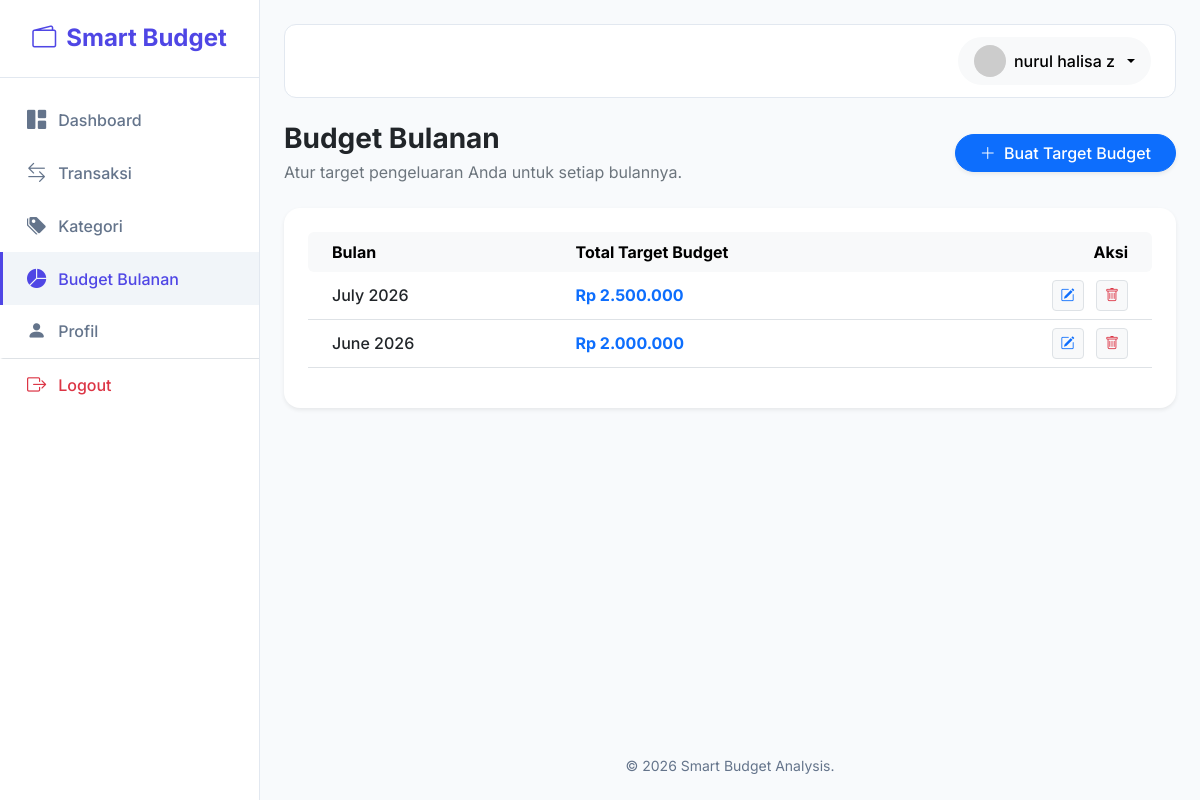
/budgets.php (signed in), run on the app's committed database.
### tables this page shows
CREATE TABLE IF NOT EXISTS `budgets` (
  `id` int NOT NULL AUTO_INCREMENT,
  `user_id` int NOT NULL,
  `month` varchar(7) NOT NULL,
  `amount` decimal(15,2) NOT NULL,
  `created_at` timestamp NOT NULL DEFAULT CURRENT_TIMESTAMP,
  PRIMARY KEY (`id`),
  UNIQUE KEY `user_month_budget` (`user_id`,`month`),
  CONSTRAINT `fk_user_budget` FOREIGN KEY (`user_id`) REFERENCES `users` (`id`) ON DELETE CASCADE
);

### budgets.php (the view, shortened to what this page needs)
<?php
require_once 'includes/header.php';
$user_id = $_SESSION['user_id'];
$page = isset($_GET['page']) && is_numeric($_GET['page']) ? (int)$_GET['page'] : 1;
$limit = 10;
$offset = ($page - 1) * $limit;
try {
    $query = "SELECT * FROM budgets WHERE user_id = :user_id";
    $query .= " ORDER BY month DESC LIMIT :limit OFFSET :offset";
    $stmt = $conn->prepare($query);
    $stmt->bindParam(':user_id', $user_id);
    $stmt->bindValue(':limit', (int)$limit, PDO::PARAM_INT);
    $stmt->bindValue(':offset', (int)$offset, PDO::PARAM_INT);
    $stmt->execute();
    $budgets = $stmt->fetchAll();
} catch (PDOException $e) {
    die("Database error: " . $e->getMessage());
}
?>
<div class="container-fluid px-0">
    <div class="row mb-4 align-items-center">
        <div class="col-12 col-md-6">
            <h3 class="fw-bold text-dark mb-0">Budget Bulanan</h3>
            <p class="text-secondary mb-0 mt-1">Atur target pengeluaran Anda untuk setiap bulannya.</p>
        </div>
        <div class="col-12 col-md-6 text-md-end mt-3 mt-md-0">
            <button class="btn btn-primary px-4 rounded-pill fw-medium shadow-sm" data-bs-toggle="modal" data-bs-target="#addBudgetModal">
                <i class="bi bi-plus-lg me-1"></i> Buat Target Budget
            </button>
        </div>
    </div>
    <div class="card border-0 shadow-sm rounded-4">
        <div class="card-body p-4">
            <div class="table-responsive mb-3">
                <table class="table table-hover align-middle mb-0">
                    <thead class="table-light">
                        <tr>
                            <th class="border-0 rounded-start px-4">Bulan</th>
                            <th class="border-0">Total Target Budget</th>
                            <th class="border-0 text-end rounded-end px-4">Aksi</th>
                        </tr>
                    </thead>
                    <tbody>
                        <?php if (count($budgets) > 0): ?>
                            <?php foreach ($budgets as $budget): ?>
                                <tr>
                                    <td class="px-4 fw-medium text-dark">
                                        <?= date('F Y', strtotime($budget['month'] . '-01')) ?>
                                    </td>
                                    <td class="fw-bold text-primary">
                                        Rp <?= number_format($budget['amount'], 0, ',', '.') ?>
                                    </td>
                                    <td class="text-end px-4">
                                        <button class="btn btn-sm btn-light border text-primary me-2 edit-btn"
                                            data-id="<?= $budget['id'] ?>"
                                            data-month="<?= $budget['month'] ?>"
                                            data-amount="<?= $budget['amount'] ?>"
                                            data-bs-toggle="modal" data-bs-target="#editBudgetModal">
                                            <i class="bi bi-pencil-square"></i>
                                        </button>
                                        <button class="btn btn-sm btn-light border text-danger delete-btn"
                                            data-id="<?= $budget['id'] ?>"
                                            data-month="<?= date('F Y', strtotime($budget['month'] . '-01')) ?>"
                                            data-bs-toggle="modal" data-bs-target="#deleteBudgetModal">
                                            <i class="bi bi-trash"></i>
                                        </button>
                                    </td>
                                </tr>
                            <?php endforeach; ?>
                        <?php endif; ?>
                    </tbody>
                </table>
            </div>
        </div>
    </div>
</div>
<?php require_once 'includes/footer.php'; ?>

### assets/css/style.css (style rules this page uses)
:root { --primary-color: #4f46e5; --primary-hover: #4338ca; --secondary-color: #6b7280; --bg-color: #f8fafc; --card-bg: #ffffff; --text-primary: #0f172a; --text-secondary: #64748b; --sidebar-width: 260px; --border-color: #e2e8f0; }
body { font-family: 'Inter', sans-serif; background-color: var(--bg-color); color: var(--text-primary); overflow-x: hidden; }
.card { border: 1px solid var(--border-color); border-radius: 16px; box-shadow: 0 4px 6px -1px rgba(0, 0, 0, 0.05), 0 2px 4px -1px rgba(0, 0, 0, 0.03); background-color: var(--card-bg); transition: transform 0.2s ease, box-shadow 0.2s ease; }
.card { animation: fadeIn 0.5s ease-out backwards; }

### data on the page
budgets: month "July 2026", amount "2.500.000"
budgets: month "June 2026", amount "2.000.000"

### other printed values
$display_name "nurul halisa z"
